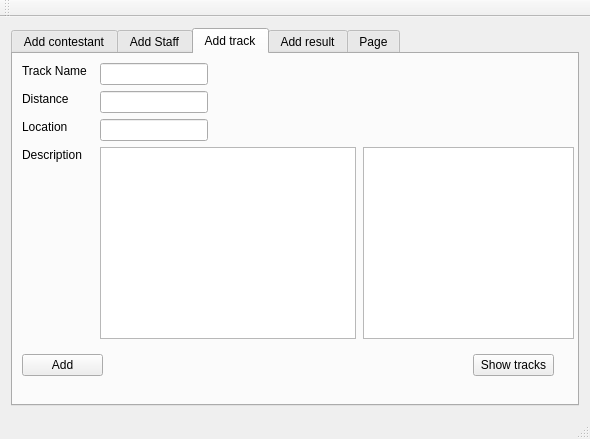
<?xml version="1.0" encoding="UTF-8"?>
<ui version="4.0">
 <class>MainWindow</class>
 <widget class="QMainWindow" name="MainWindow">
  <property name="geometry">
   <rect>
    <x>0</x>
    <y>0</y>
    <width>590</width>
    <height>439</height>
   </rect>
  </property>
  <property name="windowTitle">
   <string>MainWindow</string>
  </property>
  <widget class="QWidget" name="centralWidget">
   <layout class="QGridLayout" name="gridLayout">
    <item row="0" column="0">
     <widget class="QTabWidget" name="tabWidget">
      <property name="whatsThis">
       <string>&lt;html&gt;&lt;head/&gt;&lt;body&gt;&lt;p&gt;test&lt;/p&gt;&lt;/body&gt;&lt;/html&gt;</string>
      </property>
      <property name="currentIndex">
       <number>2</number>
      </property>
      <widget class="QWidget" name="tab">
       <attribute name="title">
        <string>Add contestant</string>
       </attribute>
       <widget class="QLabel" name="LYear">
        <property name="geometry">
         <rect>
          <x>9</x>
          <y>310</y>
          <width>121</width>
          <height>16</height>
         </rect>
        </property>
        <property name="text">
         <string>Current year: </string>
        </property>
       </widget>
       <widget class="QLineEdit" name="LE_mail">
        <property name="geometry">
         <rect>
          <x>132</x>
          <y>37</y>
          <width>108</width>
          <height>22</height>
         </rect>
        </property>
       </widget>
       <widget class="QLabel" name="LMail">
        <property name="geometry">
         <rect>
          <x>9</x>
          <y>37</y>
          <width>24</width>
          <height>16</height>
         </rect>
        </property>
        <property name="text">
         <string>Mail</string>
        </property>
       </widget>
       <widget class="QLabel" name="LSSN">
        <property name="geometry">
         <rect>
          <x>9</x>
          <y>93</y>
          <width>58</width>
          <height>16</height>
         </rect>
        </property>
        <property name="text">
         <string>SSN</string>
        </property>
       </widget>
       <widget class="QLineEdit" name="LE_name">
        <property name="geometry">
         <rect>
          <x>132</x>
          <y>9</y>
          <width>108</width>
          <height>22</height>
         </rect>
        </property>
       </widget>
       <widget class="QLabel" name="LStartingNr">
        <property name="geometry">
         <rect>
          <x>9</x>
          <y>121</y>
          <width>102</width>
          <height>16</height>
         </rect>
        </property>
        <property name="text">
         <string>Starting number</string>
        </property>
       </widget>
       <widget class="QLabel" name="LName">
        <property name="geometry">
         <rect>
          <x>9</x>
          <y>9</y>
          <width>36</width>
          <height>16</height>
         </rect>
        </property>
        <property name="text">
         <string>Name</string>
        </property>
       </widget>
       <widget class="QLabel" name="LGender">
        <property name="geometry">
         <rect>
          <x>9</x>
          <y>65</y>
          <width>46</width>
          <height>16</height>
         </rect>
        </property>
        <property name="text">
         <string>Gender</string>
        </property>
       </widget>
       <widget class="QPushButton" name="BnAddCompetitor">
        <property name="geometry">
         <rect>
          <x>9</x>
          <y>177</y>
          <width>105</width>
          <height>22</height>
         </rect>
        </property>
        <property name="text">
         <string>Add contestant</string>
        </property>
       </widget>
       <widget class="QLineEdit" name="LE_startingNr">
        <property name="geometry">
         <rect>
          <x>132</x>
          <y>120</y>
          <width>108</width>
          <height>22</height>
         </rect>
        </property>
       </widget>
       <widget class="QLineEdit" name="LE_SSN">
        <property name="geometry">
         <rect>
          <x>132</x>
          <y>93</y>
          <width>108</width>
          <height>22</height>
         </rect>
        </property>
       </widget>
       <widget class="QLabel" name="LActiveContest">
        <property name="geometry">
         <rect>
          <x>430</x>
          <y>9</y>
          <width>231</width>
          <height>20</height>
         </rect>
        </property>
        <property name="text">
         <string>Active Contest:</string>
        </property>
       </widget>
       <widget class="QComboBox" name="CB_gender">
        <property name="geometry">
         <rect>
          <x>132</x>
          <y>65</y>
          <width>108</width>
          <height>22</height>
         </rect>
        </property>
       </widget>
       <widget class="QLabel" name="label_2">
        <property name="geometry">
         <rect>
          <x>9</x>
          <y>149</y>
          <width>57</width>
          <height>14</height>
         </rect>
        </property>
        <property name="text">
         <string>Track</string>
        </property>
       </widget>
       <widget class="QComboBox" name="CB_track">
        <property name="geometry">
         <rect>
          <x>132</x>
          <y>149</y>
          <width>108</width>
          <height>22</height>
         </rect>
        </property>
       </widget>
      </widget>
      <widget class="QWidget" name="tab_2">
       <attribute name="title">
        <string>Add Staff</string>
       </attribute>
       <widget class="QLabel" name="LActiveContest_S">
        <property name="geometry">
         <rect>
          <x>430</x>
          <y>9</y>
          <width>231</width>
          <height>16</height>
         </rect>
        </property>
        <property name="text">
         <string>Active Contest:</string>
        </property>
       </widget>
       <widget class="QLabel" name="LTask_S">
        <property name="geometry">
         <rect>
          <x>9</x>
          <y>65</y>
          <width>27</width>
          <height>16</height>
         </rect>
        </property>
        <property name="text">
         <string>Task</string>
        </property>
       </widget>
       <widget class="QLabel" name="LMail_S">
        <property name="geometry">
         <rect>
          <x>9</x>
          <y>37</y>
          <width>24</width>
          <height>16</height>
         </rect>
        </property>
        <property name="text">
         <string>Mail</string>
        </property>
       </widget>
       <widget class="QLabel" name="LName_S">
        <property name="geometry">
         <rect>
          <x>9</x>
          <y>9</y>
          <width>36</width>
          <height>16</height>
         </rect>
        </property>
        <property name="text">
         <string>Name</string>
        </property>
       </widget>
       <widget class="QLineEdit" name="LE_task_S">
        <property name="geometry">
         <rect>
          <x>132</x>
          <y>65</y>
          <width>108</width>
          <height>22</height>
         </rect>
        </property>
       </widget>
       <widget class="QLineEdit" name="LE_mail_S">
        <property name="geometry">
         <rect>
          <x>132</x>
          <y>37</y>
          <width>108</width>
          <height>22</height>
         </rect>
        </property>
       </widget>
       <widget class="QLineEdit" name="LE_phoneNr_S">
        <property name="geometry">
         <rect>
          <x>132</x>
          <y>121</y>
          <width>108</width>
          <height>22</height>
         </rect>
        </property>
       </widget>
       <widget class="QLineEdit" name="LE_name_S">
        <property name="geometry">
         <rect>
          <x>132</x>
          <y>9</y>
          <width>108</width>
          <height>22</height>
         </rect>
        </property>
       </widget>
       <widget class="QPushButton" name="BnAddStaff">
        <property name="geometry">
         <rect>
          <x>9</x>
          <y>170</y>
          <width>80</width>
          <height>22</height>
         </rect>
        </property>
        <property name="text">
         <string>Add staff</string>
        </property>
       </widget>
       <widget class="QLabel" name="LPhoneNr_S">
        <property name="geometry">
         <rect>
          <x>9</x>
          <y>121</y>
          <width>92</width>
          <height>16</height>
         </rect>
        </property>
        <property name="text">
         <string>Phone number</string>
        </property>
       </widget>
       <widget class="QLabel" name="LSSN_S">
        <property name="geometry">
         <rect>
          <x>9</x>
          <y>93</y>
          <width>31</width>
          <height>16</height>
         </rect>
        </property>
        <property name="text">
         <string>SSN</string>
        </property>
       </widget>
       <widget class="QLineEdit" name="LE_SSN_S">
        <property name="geometry">
         <rect>
          <x>132</x>
          <y>93</y>
          <width>108</width>
          <height>22</height>
         </rect>
        </property>
       </widget>
      </widget>
      <widget class="QWidget" name="tab_3">
       <attribute name="title">
        <string>Add track</string>
       </attribute>
       <widget class="QLabel" name="LTrackName">
        <property name="geometry">
         <rect>
          <x>9</x>
          <y>9</y>
          <width>72</width>
          <height>16</height>
         </rect>
        </property>
        <property name="text">
         <string>Track Name</string>
        </property>
       </widget>
       <widget class="QLabel" name="LDistance">
        <property name="geometry">
         <rect>
          <x>9</x>
          <y>37</y>
          <width>55</width>
          <height>16</height>
         </rect>
        </property>
        <property name="text">
         <string>Distance</string>
        </property>
       </widget>
       <widget class="QLabel" name="LLocation">
        <property name="geometry">
         <rect>
          <x>9</x>
          <y>65</y>
          <width>53</width>
          <height>16</height>
         </rect>
        </property>
        <property name="text">
         <string>Location</string>
        </property>
       </widget>
       <widget class="QLabel" name="LDescription">
        <property name="geometry">
         <rect>
          <x>9</x>
          <y>93</y>
          <width>71</width>
          <height>16</height>
         </rect>
        </property>
        <property name="text">
         <string>Description</string>
        </property>
       </widget>
       <widget class="QLineEdit" name="LE_TrackName">
        <property name="geometry">
         <rect>
          <x>87</x>
          <y>9</y>
          <width>108</width>
          <height>22</height>
         </rect>
        </property>
       </widget>
       <widget class="QLineEdit" name="LE_Distance">
        <property name="geometry">
         <rect>
          <x>87</x>
          <y>37</y>
          <width>108</width>
          <height>22</height>
         </rect>
        </property>
       </widget>
       <widget class="QLineEdit" name="LE_Location">
        <property name="geometry">
         <rect>
          <x>87</x>
          <y>65</y>
          <width>108</width>
          <height>22</height>
         </rect>
        </property>
       </widget>
       <widget class="QPlainTextEdit" name="PTE_Description">
        <property name="geometry">
         <rect>
          <x>87</x>
          <y>93</y>
          <width>256</width>
          <height>192</height>
         </rect>
        </property>
       </widget>
       <widget class="QPushButton" name="BnAddTrack">
        <property name="geometry">
         <rect>
          <x>9</x>
          <y>300</y>
          <width>81</width>
          <height>22</height>
         </rect>
        </property>
        <property name="text">
         <string>Add</string>
        </property>
       </widget>
       <widget class="QTextBrowser" name="textBrowser">
        <property name="geometry">
         <rect>
          <x>350</x>
          <y>93</y>
          <width>211</width>
          <height>192</height>
         </rect>
        </property>
       </widget>
       <widget class="QPushButton" name="pushButton_2">
        <property name="geometry">
         <rect>
          <x>460</x>
          <y>300</y>
          <width>81</width>
          <height>22</height>
         </rect>
        </property>
        <property name="text">
         <string>Show tracks</string>
        </property>
       </widget>
      </widget>
      <widget class="QWidget" name="tab_4">
       <attribute name="title">
        <string>Add result</string>
       </attribute>
       <widget class="QPushButton" name="BnAddResult">
        <property name="geometry">
         <rect>
          <x>460</x>
          <y>100</y>
          <width>81</width>
          <height>22</height>
         </rect>
        </property>
        <property name="text">
         <string>Add</string>
        </property>
       </widget>
       <widget class="QLabel" name="label">
        <property name="geometry">
         <rect>
          <x>10</x>
          <y>10</y>
          <width>341</width>
          <height>16</height>
         </rect>
        </property>
        <property name="text">
         <string>Choose the person that you want to add an result to:</string>
        </property>
       </widget>
       <widget class="QLineEdit" name="LE_timeResult">
        <property name="geometry">
         <rect>
          <x>440</x>
          <y>70</y>
          <width>113</width>
          <height>22</height>
         </rect>
        </property>
       </widget>
       <widget class="QLabel" name="LTimeResult">
        <property name="geometry">
         <rect>
          <x>295</x>
          <y>72</y>
          <width>141</width>
          <height>20</height>
         </rect>
        </property>
        <property name="text">
         <string>Time result (seconds):</string>
        </property>
       </widget>
       <widget class="QPushButton" name="BnShowPeople">
        <property name="geometry">
         <rect>
          <x>10</x>
          <y>240</y>
          <width>91</width>
          <height>22</height>
         </rect>
        </property>
        <property name="text">
         <string>print people</string>
        </property>
       </widget>
       <widget class="QListWidget" name="LW_people">
        <property name="geometry">
         <rect>
          <x>10</x>
          <y>30</y>
          <width>91</width>
          <height>192</height>
         </rect>
        </property>
       </widget>
       <widget class="QListWidget" name="LW_Tracks">
        <property name="geometry">
         <rect>
          <x>120</x>
          <y>30</y>
          <width>91</width>
          <height>192</height>
         </rect>
        </property>
       </widget>
      </widget>
      <widget class="QWidget" name="tab_5">
       <attribute name="title">
        <string>Page</string>
       </attribute>
       <widget class="QTextBrowser" name="LB_People_info">
        <property name="geometry">
         <rect>
          <x>10</x>
          <y>20</y>
          <width>256</width>
          <height>192</height>
         </rect>
        </property>
       </widget>
       <widget class="QPushButton" name="pushButton_3">
        <property name="geometry">
         <rect>
          <x>110</x>
          <y>230</y>
          <width>81</width>
          <height>22</height>
         </rect>
        </property>
        <property name="text">
         <string>PushButton</string>
        </property>
       </widget>
      </widget>
     </widget>
    </item>
   </layout>
  </widget>
  <widget class="QMenuBar" name="menuBar">
   <property name="geometry">
    <rect>
     <x>0</x>
     <y>0</y>
     <width>590</width>
     <height>19</height>
    </rect>
   </property>
  </widget>
  <widget class="QToolBar" name="mainToolBar">
   <attribute name="toolBarArea">
    <enum>TopToolBarArea</enum>
   </attribute>
   <attribute name="toolBarBreak">
    <bool>false</bool>
   </attribute>
  </widget>
  <widget class="QStatusBar" name="statusBar"/>
  <action name="action">
   <property name="text">
    <string>New event</string>
   </property>
  </action>
  <action name="actionNew_event">
   <property name="text">
    <string>New event</string>
   </property>
  </action>
  <action name="actionAdd_new_Contest">
   <property name="text">
    <string>Add new Contest</string>
   </property>
  </action>
  <action name="actionStart_new_event">
   <property name="text">
    <string>Start new event</string>
   </property>
  </action>
  <action name="actionWawa">
   <property name="text">
    <string>wawa</string>
   </property>
  </action>
 </widget>
 <layoutdefault spacing="6" margin="11"/>
 <resources/>
 <connections/>
</ui>
